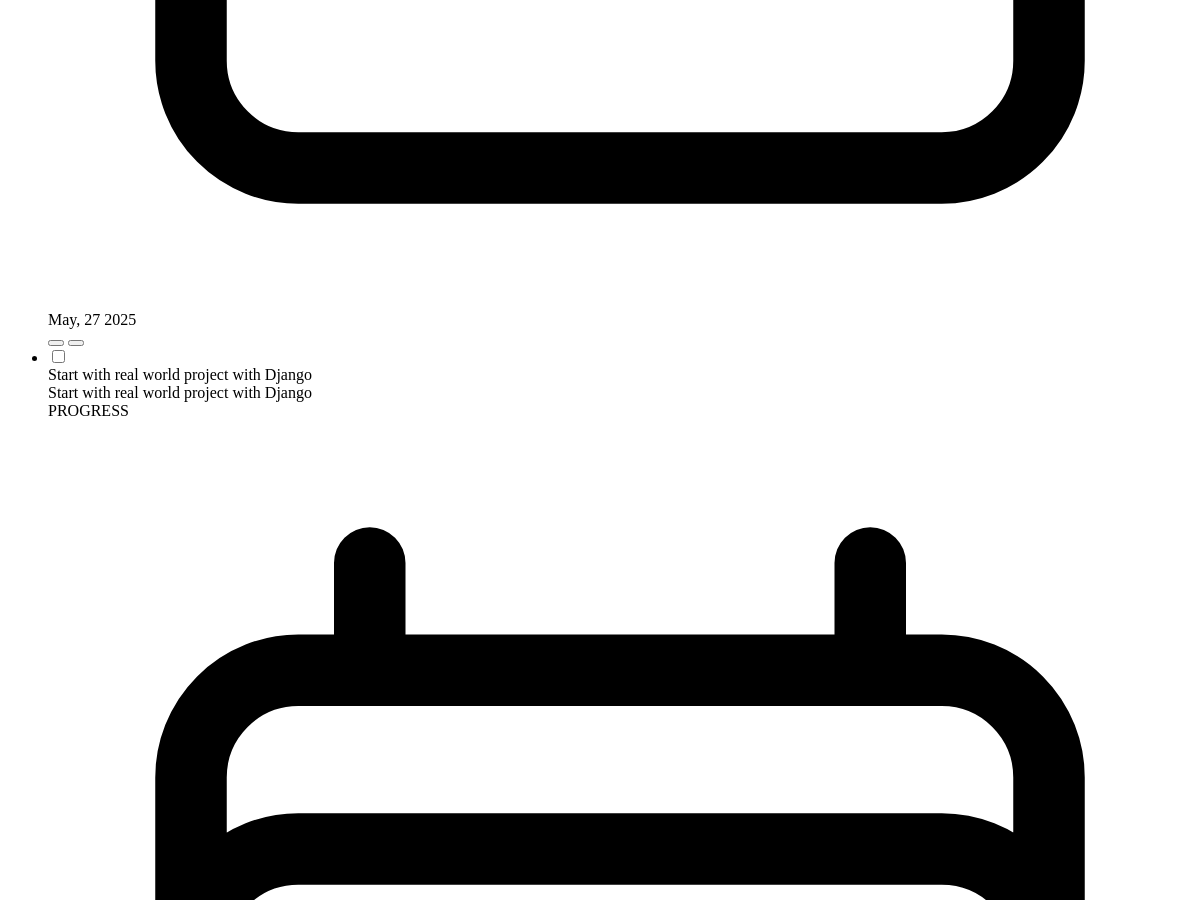
The app's page /search/ (middle part), older data.
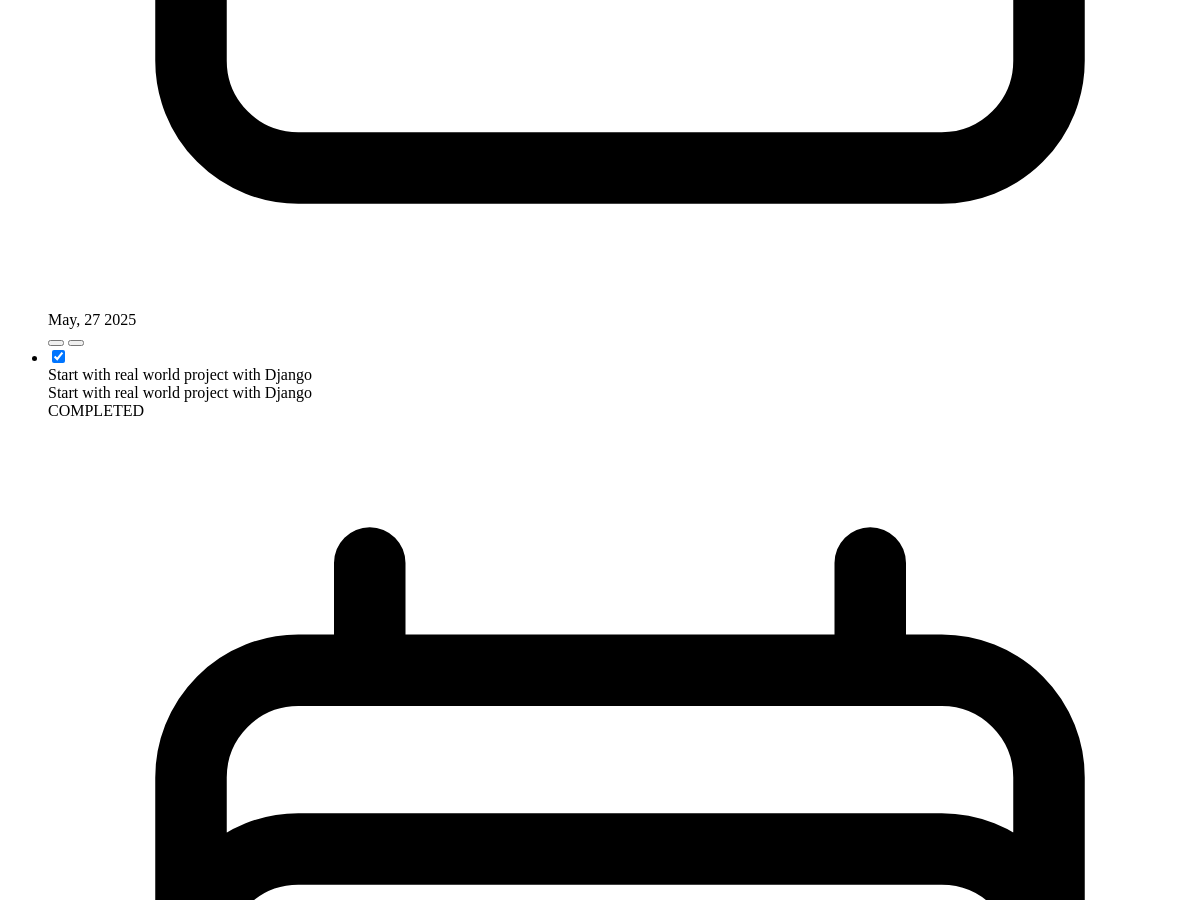
The same page, newer data.
### base/models.py (models this page shows, shortened)
class Task(models.Model):
    class TaskStatus(models.TextChoices):
        PENDING = "PENDING"
        PROGRESS = "PROGRESS"
        COMPLETED = "COMPLETED"
    title =models.CharField(max_length=255)
    desc = models.TextField()
    status= models.CharField(max_length=20,choices=TaskStatus.choices,default=TaskStatus.PENDING)
    created_at = models.DateTimeField(auto_now_add=True)

### base/views.py (the view)
# urls.py: path('search/', views.search_task, name="search"),
def search_task(request):
    time.sleep(0.5)
    query = request.GET.get('search', '')
    tasks = Task.objects.filter(Q(title__icontains=query)).order_by('-created_at')
    return render(request, 'views/home/components/task-list.html', {'tasks':tasks})

### templates/views/home/components/task-list.html
<ul class="list bg-base-100 rounded-box mt-4" id="task-list">
    {% for task in tasks %}
      {% include './task-item.html' %}
    {% endfor %}
</ul>

### templates/views/home/components/task-item.html (shortened to what this page needs)
<li class="list-row px-0" id="task-{{task.id}}">
  <div>
    <label>
      <input type="checkbox"
             hx-headers='{"X-CSRFToken": "{{ csrf_token }}"}'
             hx-put="{% url 'task-update-status' task.id %}"
             hx-target="#task-{{ task.id }}"
             hx-on::before-request="document.getElementById('task_badge_{{task.id}}').textContent = 'UPDATING...'"
             hx-swap="outerHTML"
             {% if task.status == 'COMPLETED' %}checked{% endif %}
             class="checkbox checkbox-success"/>
    </label>
  </div>
  <div>
    <div class="font-semibold">{{ task.title }}</div>
    <div class="text-xs font-meduim opacity-60">{{ task.desc }}</div>
  </div>
  <div
    id="task_badge_{{task.id}}"
    class="badge badge-soft text-xs font-medium rounded-full {% if task.status == 'PENDING' %} badge-warning {% elif task.status == 'PROGRESS' %} badge-primary {% else %} badge-success {% endif %}"
  >
    {{ task.status }}
  </div>
  <div>
    <div class="flex items-center space-x-2 text-gray-500">
      <span>
      </span>
      <span class="text-xs font-medium"
        >{{ task.created_at|date:"M, d Y"}}</span
      >
      <div class="flex items-center space-x-1 ml-3">
        <span>
          <button
            type="button"
            hx-get="{% url 'task-edit' task.id %}"
            hx-target="#modal-box"
            onclick="task_update_modal.showModal()"
            class="btn btn-icon text-gray-600 w-5 h-6 border-none bg-white shadow-none hover:text-emerald-500"
          >
          </button>
        </span>
        <span>
          <button
            onclick="onOpenModal(`{{task.id}}`)"
            type="button"
            class="btn btn-icon text-gray-600 w-5 h-6 border-none bg-white shadow-none hover:text-red-500"
          >
          </button>
        </span>
      </div>
    </div>
  </div>
</li>

Row changes from the older to the newer data that the page shows:
changed Task "Start with real world project with Django": status "☐" → "☑"; status "PROGRESS" → "COMPLETED"
